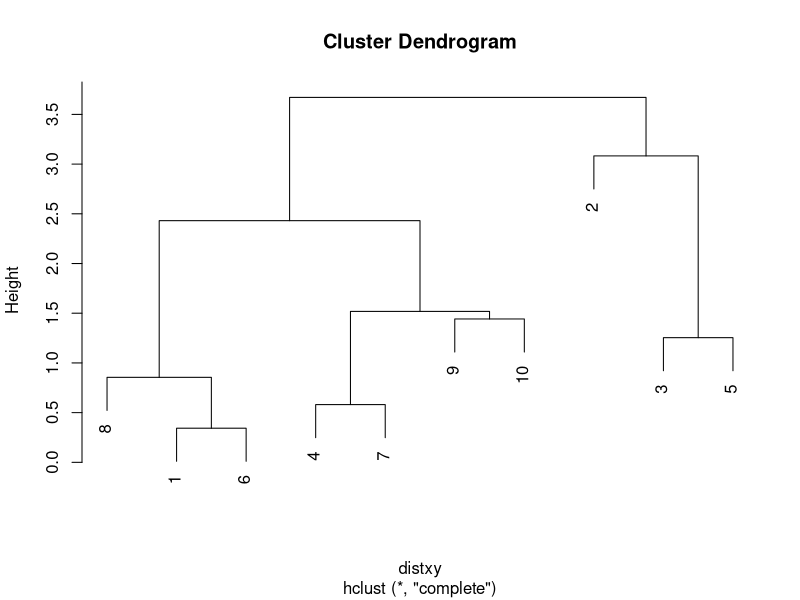

Here is the R script that generated this plot:
## ---- chunk 1
m <- matrix(rnorm(25),5,5)
print(dist(m))
## ---- chunk 2
dataFrame <- data.frame(x = rnorm(10),y = rnorm(10), z = runif(10,min=-1,max=2))
distxy <- dist(dataFrame)
hClustering <- hclust(distxy)
plot(hClustering)
